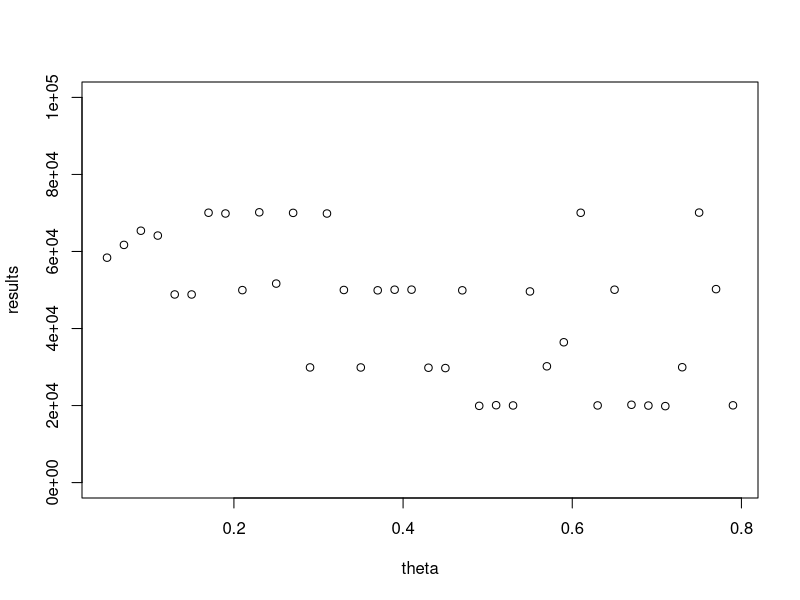
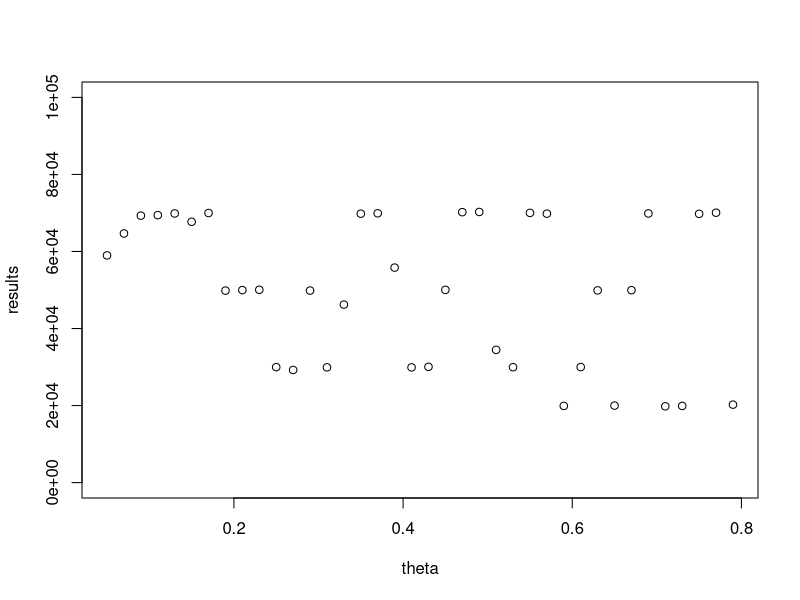
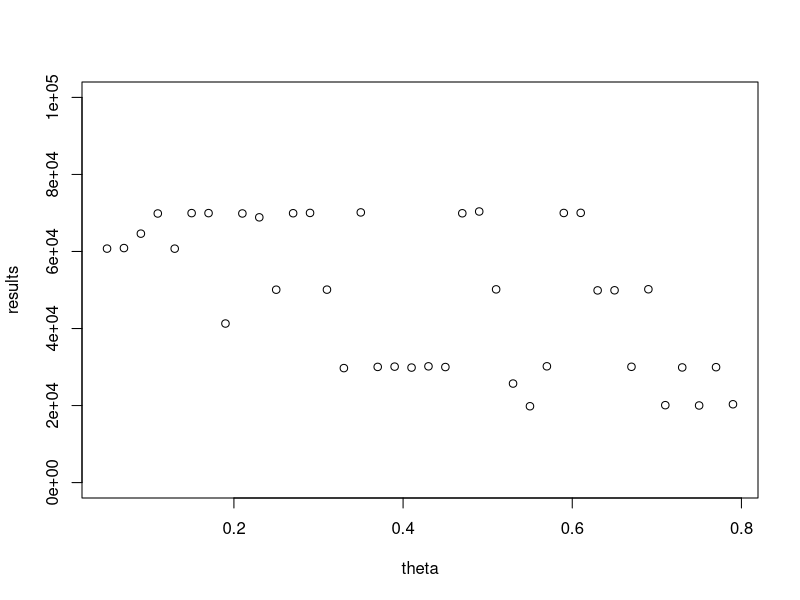
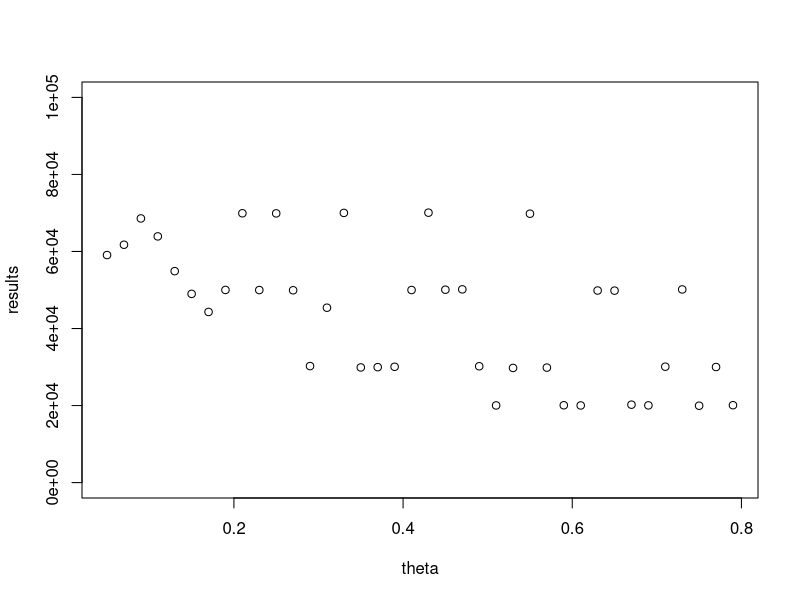
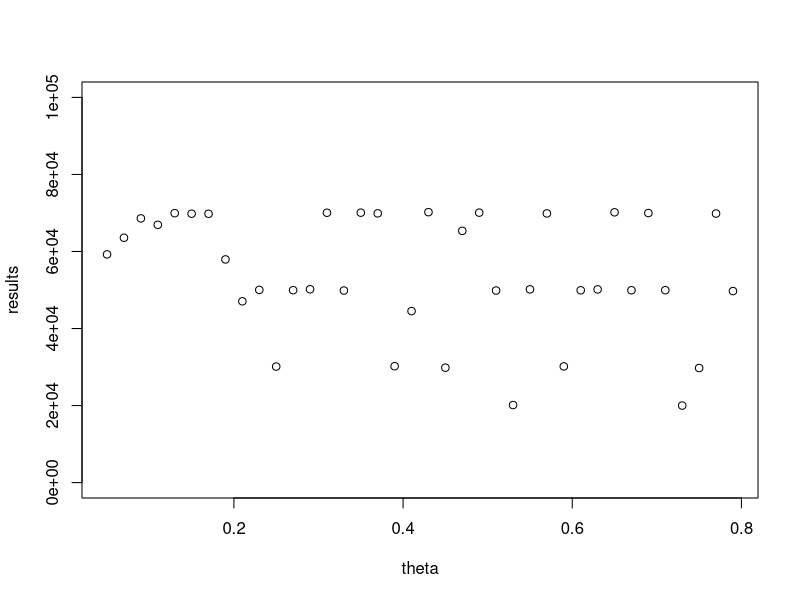
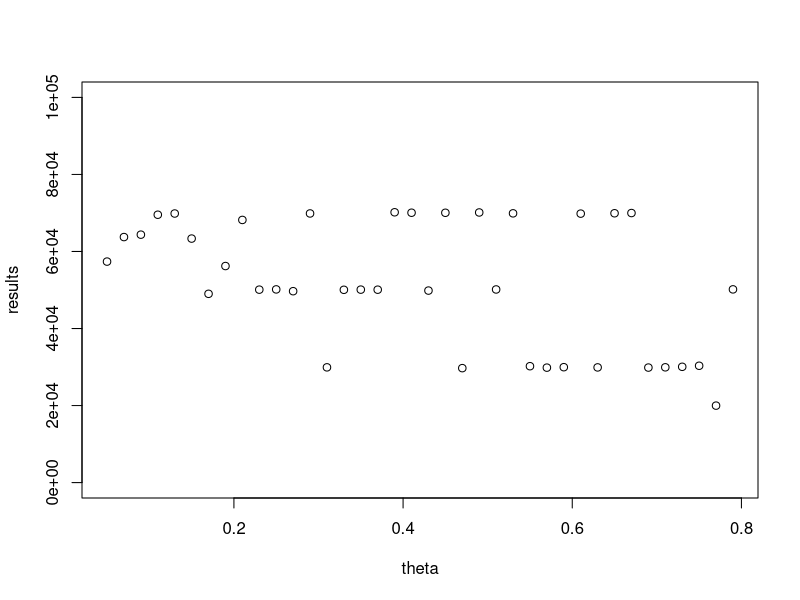
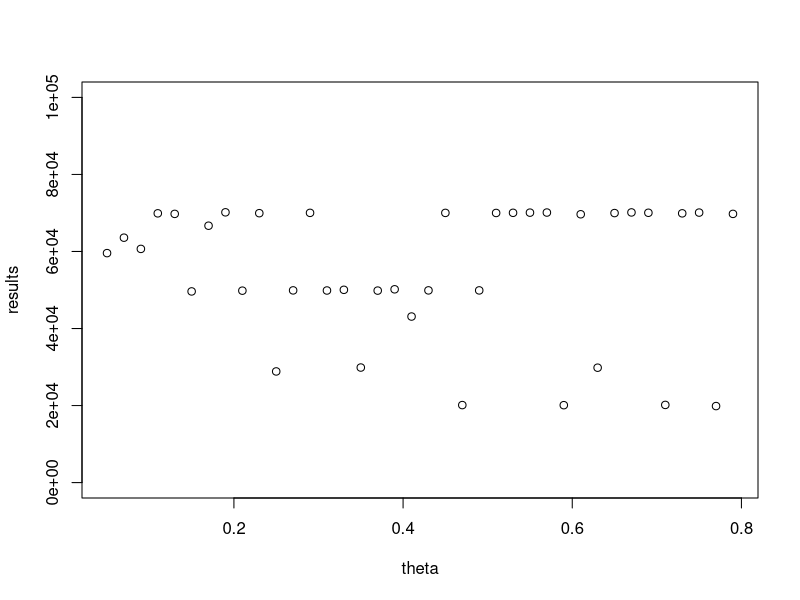
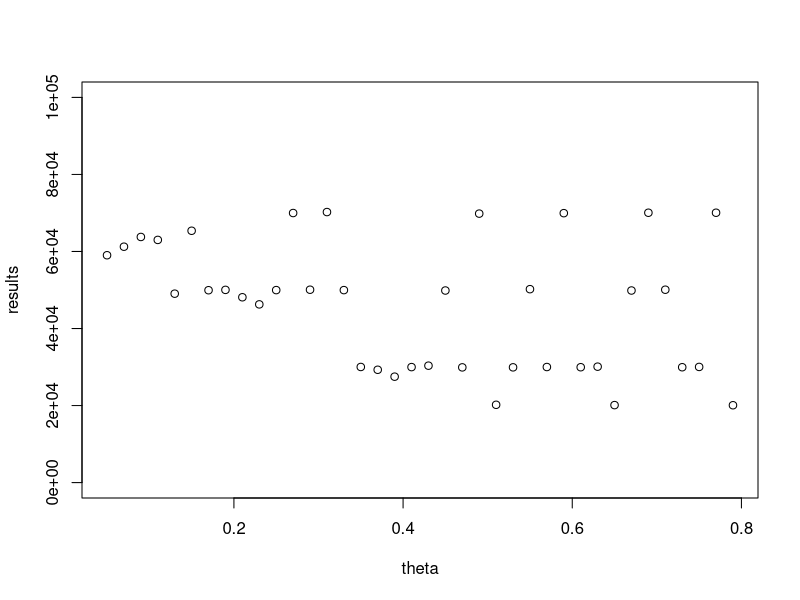

Write R code to recreate these figures, in order.
## ---- chunk 1
Q_step <- function(reward, state, Q_matrix, alpha){
  delta = reward - Q_matrix[state]
  Q_matrix[state] = Q_matrix[state]+delta*alpha
  return(Q_matrix)
}

Q_pick_random <- function(Q_matrix, alpha, means, std){
  states = seq(1, length(Q_matrix))
  state = sample(states, 1)
  reward = rnorm(1, means[state], std)
  Q_matrix = Q_step(reward, state, Q_matrix, alpha)
  return(list(Q_matrix,reward))
}

Q_learn <- function(Q_matrix, alpha, epsilon, means, std, trials){
  reward_sum = 0
  for (i in 1:trials){
    rand_val = runif(1)
    if (epsilon < rand_val){
      state = which.max(Q_matrix)
      reward = rnorm(1, means[state], std)
      reward_sum = reward_sum + reward
      Q_matrix = Q_step(reward, state, Q_matrix, alpha) 
    }else{
      result = Q_pick_random(Q_matrix, alpha, means, std)
      Q_matrix = result[[1]]
      reward_sum = reward_sum + result[[2]]
    }
  }
  return(list(Q_matrix, reward_sum))
}

## ---- chunk 2


alpha = c(0.1, 0.5, 0.8)
epsilon = c(0.05, 0.2, 0.6)
means = c(20, 30 ,50, 70)
Q_matrix = integer(4)
std = 4
trials = 200

for (i in 1:length(epsilon)){
  result = Q_learn(Q_matrix, alpha[i], epsilon[i], means, std, trials)
  print(result[[1]])
  print(result[[2]])
}

## ---- chunk 3
alpha = 0.3
epsilon = c(0.05, 0.2, 0.6)
means = c(20, 30 ,50, 70)
Q_matrix = integer(4)
std = 4
trials = 500

for (i in 1:length(epsilon)){
  result = Q_learn(Q_matrix, alpha, epsilon[i], means, std, trials)
  print(result[[1]])
  print(result[[2]])
}

## ---- chunk 4
Q_learn_decay <- function(Q_matrix, alpha, epsilon, means, std, trials, decay_rate){
  reward_sum = 0
  for (i in 1:trials){
    rand_val = runif(1)
    if (epsilon < rand_val){
      state = which.max(Q_matrix)
      reward = rnorm(1, means[state], std)
      reward_sum = reward_sum + reward
      Q_matrix = Q_step(reward, state, Q_matrix, alpha) 
    }else{
      result = Q_pick_random(Q_matrix, alpha, means, std)
      Q_matrix = result[[1]]
      reward_sum = reward_sum + result[[2]]
    }
   
    epsilon = epsilon*decay_rate 
  }
  return(list(Q_matrix, reward_sum))
}
## ---- chunk 5
alpha = 0.3
epsilon = c(0.05, 0.2, 0.6)
means = c(20, 30 ,50, 70)
Q_matrix = integer(4)
std = 4
trials = 500
decay_rate = 0.99

for (i in 1:length(epsilon)){
  result = Q_learn_decay(Q_matrix, alpha, epsilon[i], means, std, trials, decay_rate)
  print(result[[1]])
  print(result[[2]])
}
## ---- chunk 6
soft_max <- function(Q_matrix, theta){
  probabilities = integer(length(Q_matrix))
  denom = 0
  for (i in 1:length(Q_matrix)){
    denom = denom + exp(Q_matrix[i]*theta)
  }
  for (i in 1:length(Q_matrix)){
    probabilities[i] = exp(Q_matrix[i]*theta) / denom
  }
  return(probabilities)
}

Q_learn_smax <- function(Q_matrix, alpha, theta, means, std, trials){
  reward_sum = 0
  probabilities = rep(1, length(Q_matrix))
  probabilities = probabilities/length(probabilities)
 
  for (i in 1:trials){
    state = sample(1:length(Q_matrix), 1, prob = probabilities)
    reward = rnorm(1, means[state], std)
    reward_sum = reward_sum + reward
    Q_matrix = Q_step(reward, state, Q_matrix, alpha)
    
    probabilities = soft_max(Q_matrix, theta)
  }
  return(list(Q_matrix, reward_sum))
}


alpha = 0.3
theta = seq(from=0.05, to=0.8, by=0.02)
means = c(20, 30 ,50, 70)
Q_matrix = integer(4)
std = 4
trials = 1000
results = integer(length(theta))

for (j in 1:10){
  for (i in 1:length(theta)){
    results[i] =  (Q_learn_smax(Q_matrix, alpha, theta[i], means, std, trials))[[2]]
  }
  plot(theta, results, ylim=c(0,100000))  
}

# theta waarde tussen 0.05 en 0.15 is optimaal. Geeft de meest consistente resultaten


